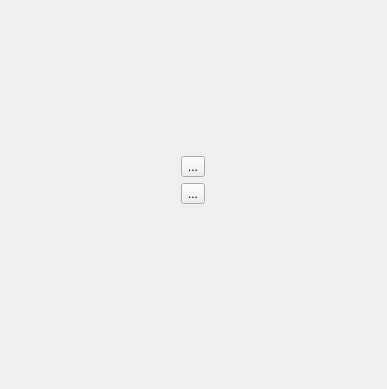
<?xml version="1.0" encoding="UTF-8"?>
<ui version="4.0">
 <class>ImplementationModelContainerWidget</class>
 <widget class="QWidget" name="ImplementationModelContainerWidget">
  <property name="geometry">
   <rect>
    <x>0</x>
    <y>0</y>
    <width>387</width>
    <height>389</height>
   </rect>
  </property>
  <property name="windowTitle">
   <string>Form</string>
  </property>
  <layout class="QHBoxLayout" name="horizontalLayout">
   <property name="spacing">
    <number>2</number>
   </property>
   <item>
    <layout class="QVBoxLayout" name="ncs_layout"/>
   </item>
   <item>
    <widget class="QFrame" name="frame">
     <property name="sizePolicy">
      <sizepolicy hsizetype="Fixed" vsizetype="Preferred">
       <horstretch>0</horstretch>
       <verstretch>0</verstretch>
      </sizepolicy>
     </property>
     <property name="frameShape">
      <enum>QFrame::NoFrame</enum>
     </property>
     <property name="frameShadow">
      <enum>QFrame::Raised</enum>
     </property>
     <layout class="QVBoxLayout" name="verticalLayout">
      <property name="spacing">
       <number>6</number>
      </property>
      <property name="leftMargin">
       <number>9</number>
      </property>
      <property name="topMargin">
       <number>9</number>
      </property>
      <property name="rightMargin">
       <number>9</number>
      </property>
      <property name="bottomMargin">
       <number>9</number>
      </property>
      <item>
       <spacer name="verticalSpacer">
        <property name="orientation">
         <enum>Qt::Vertical</enum>
        </property>
        <property name="sizeHint" stdset="0">
         <size>
          <width>20</width>
          <height>124</height>
         </size>
        </property>
       </spacer>
      </item>
      <item>
       <widget class="QToolButton" name="btn_add_one">
        <property name="text">
         <string>...</string>
        </property>
       </widget>
      </item>
      <item>
       <widget class="QToolButton" name="btn_add_all">
        <property name="text">
         <string>...</string>
        </property>
       </widget>
      </item>
      <item>
       <spacer name="verticalSpacer_2">
        <property name="orientation">
         <enum>Qt::Vertical</enum>
        </property>
        <property name="sizeHint" stdset="0">
         <size>
          <width>20</width>
          <height>165</height>
         </size>
        </property>
       </spacer>
      </item>
     </layout>
    </widget>
   </item>
   <item>
    <layout class="QVBoxLayout" name="activity_layout"/>
   </item>
  </layout>
 </widget>
 <resources/>
 <connections/>
</ui>
